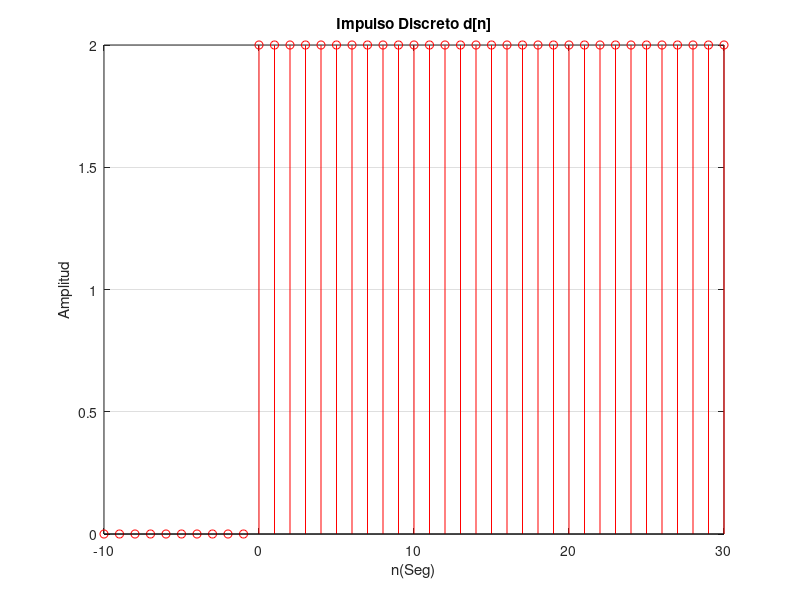

Here is the MATLAB script that generated this plot:
nmax=30; # límite superior de la escala de tiempo
nmin=-10; # límite inferior de la escala de tiempo
t=0;      # señala adelanto o retraso del pulso      
A=2;     # amplitud del pulso 
nn =nmin:nmax; # Rango de tiempo discreto
# valor de cada muestra en el tiempo discreto
x = [zeros(1, abs(nmin)-t) A A*(ones(1,abs(nmax)+t))];
stem(nn,x,'r');
xlabel('n(Seg)');  ylabel('Amplitud');
title('Impulso Discreto d[n]');
grid on;
